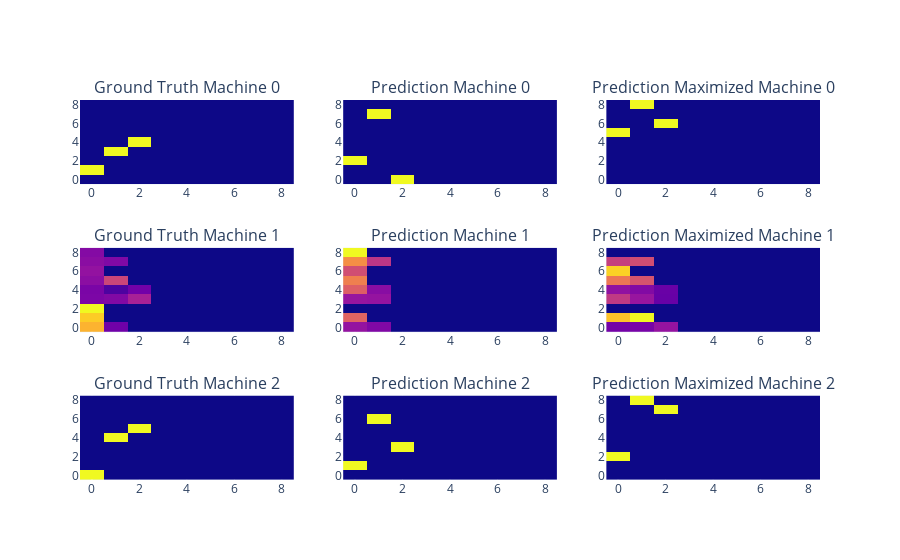

Notebook source saved alongside this figure:
### Code cell
x, true = next(data_test)

output = iterative_optimize(optimizer=None,
                            model=model,
                            x=x,
                            y_true=y_true,
                            data_properties=data_properties,
                            training=False)
total_loss, grads, y_pred, m, [jq_emb, ms_emb], attn = output

high_level_titles = ['Ground Truth', 'Prediction', 'Prediction Maximized']
titles = [high_level_titles[i]+' Machine '+str(m) for m in range(3) for i in range(3)]

fig = make_subplots(rows=3, cols=3, subplot_titles=(titles))

for i, y in enumerate([y_true, y_pred, y_pred_max]):
    for m in range(3):
        fig.add_trace(
            go.Heatmap(
                z=y[0][m],
                x=np.arange(8, -1),
                y=np.arange(8, -1),
                showscale=False
            ),
            row=i+1, col=m+1
        )
fig.show()

### Figure 1 — Plotly figure (JSON) as saved in the notebook; plotly's stock layout.template omitted (floating-point values rounded to 4 significant figures)
{"data": [{"showscale": false, "type": "heatmap", "x": [], "xaxis": "x", "y": [], "yaxis": "y", "z": [[0, 0, 0, 0, 0, 0, 0, 0, 0], [1, 0, 0, 0, 0, 0, 0, 0, 0], [0, 0, 0, 0, 0, 0, 0, 0, 0], [0, 1, 0, 0, 0, 0, 0, 0, 0], [0, 0, 1, 0, 0, 0, 0, 0, 0], [0, 0, 0, 0, 0, 0, 0, 0, 0], [0, 0, 0, 0, 0, 0, 0, 0, 0], [0, 0, 0, 0, 0, 0, 0, 0, 0], [0, 0, 0, 0, 0, 0, 0, 0, 0]]}, {"showscale": false, "type": "heatmap", "x": [], "xaxis": "x2", "y": [], "yaxis": "y2", "z": [[0, 0, 1, 0, 0, 0, 0, 0, 0], [0, 0, 0, 0, 0, 0, 0, 0, 0], [1, 0, 0, 0, 0, 0, 0, 0, 0], [0, 0, 0, 0, 0, 0, 0, 0, 0], [0, 0, 0, 0, 0, 0, 0, 0, 0], [0, 0, 0, 0, 0, 0, 0, 0, 0], [0, 0, 0, 0, 0, 0, 0, 0, 0], [0, 1, 0, 0, 0, 0, 0, 0, 0], [0, 0, 0, 0, 0, 0, 0, 0, 0]]}, {"showscale": false, "type": "heatmap", "x": [], "xaxis": "x3", "y": [], "yaxis": "y3", "z": [[0, 0, 0, 0, 0, 0, 0, 0, 0], [0, 0, 0, 0, 0, 0, 0, 0, 0], [0, 0, 0, 0, 0, 0, 0, 0, 0], [0, 0, 0, 0, 0, 0, 0, 0, 0], [0, 0, 0, 0, 0, 0, 0, 0, 0], [1, 0, 0, 0, 0, 0, 0, 0, 0], [0, 0, 1, 0, 0, 0, 0, 0, 0], [0, 0, 0, 0, 0, 0, 0, 0, 0], [0, 1, 0, 0, 0, 0, 0, 0, 0]]}, {"showscale": false, "type": "heatmap", "x": [], "xaxis": "x4", "y": [], "yaxis": "y4", "z": [[0.1901, 0.04949, 0, 0, 0, 0, 0, 0, 0], [0.2046, 0, 0, 0, 0, 0, 0, 0, 0], [0.2289, 0, 0, 0, 0, 0, 0, 0, 0], [0.05711, 0.05995, 0.0844, 0, 0, 0, 0, 0, 0], [0.05567, 0.02942, 0.05098, 0, 0, 0, 0, 0, 0], [0.06596, 0.1138, 0, 0, 0, 0, 0, 0, 0], [0.0709, 0, 0, 0, 0, 0, 0, 0, 0], [0.06514, 0.05962, 0, 0, 0, 0, 0, 0, 0], [0.06162, 0, 0, 0, 0, 0, 0, 0, 0]]}, {"showscale": false, "type": "heatmap", "x": [], "xaxis": "x5", "y": [], "yaxis": "y5", "z": [[0.0561, 0.0465, 0, 0, 0, 0, 0, 0, 0], [0.107, 0, 0, 0, 0, 0, 0, 0, 0], [0, 0, 0, 0, 0, 0, 0, 0, 0], [0.05747, 0.05627, 0, 0, 0, 0, 0, 0, 0], [0.1039, 0.05037, 0, 0, 0, 0, 0, 0, 0], [0.1226, 0, 0, 0, 0, 0, 0, 0, 0], [0.09385, 0, 0, 0, 0, 0, 0, 0, 0], [0.1302, 0.07927, 0, 0, 0, 0, 0, 0, 0], [0.1791, 0, 0, 0, 0, 0, 0, 0, 0]]}, {"showscale": false, "type": "heatmap", "x": [], "xaxis": "x6", "y": [], "yaxis": "y6", "z": [[0.0369, 0.03862, 0.05108, 0, 0, 0, 0, 0, 0], [0.1404, 0.1619, 0, 0, 0, 0, 0, 0, 0], [0, 0, 0, 0, 0, 0, 0, 0, 0], [0.07336, 0.05236, 0.03164, 0, 0, 0, 0, 0, 0], [0.04866, 0.04303, 0.03212, 0, 0, 0, 0, 0, 0], [0.1069, 0.08807, 0, 0, 0, 0, 0, 0, 0], [0.147, 0, 0, 0, 0, 0, 0, 0, 0], [0.07704, 0.08452, 0, 0, 0, 0, 0, 0, 0], [0, 0, 0, 0, 0, 0, 0, 0, 0]]}, {"showscale": false, "type": "heatmap", "x": [], "xaxis": "x7", "y": [], "yaxis": "y7", "z": [[1, 0, 0, 0, 0, 0, 0, 0, 0], [0, 0, 0, 0, 0, 0, 0, 0, 0], [0, 0, 0, 0, 0, 0, 0, 0, 0], [0, 0, 0, 0, 0, 0, 0, 0, 0], [0, 1, 0, 0, 0, 0, 0, 0, 0], [0, 0, 1, 0, 0, 0, 0, 0, 0], [0, 0, 0, 0, 0, 0, 0, 0, 0], [0, 0, 0, 0, 0, 0, 0, 0, 0], [0, 0, 0, 0, 0, 0, 0, 0, 0]]}, {"showscale": false, "type": "heatmap", "x": [], "xaxis": "x8", "y": [], "yaxis": "y8", "z": [[0, 0, 0, 0, 0, 0, 0, 0, 0], [1, 0, 0, 0, 0, 0, 0, 0, 0], [0, 0, 0, 0, 0, 0, 0, 0, 0], [0, 0, 1, 0, 0, 0, 0, 0, 0], [0, 0, 0, 0, 0, 0, 0, 0, 0], [0, 0, 0, 0, 0, 0, 0, 0, 0], [0, 1, 0, 0, 0, 0, 0, 0, 0], [0, 0, 0, 0, 0, 0, 0, 0, 0], [0, 0, 0, 0, 0, 0, 0, 0, 0]]}, {"showscale": false, "type": "heatmap", "x": [], "xaxis": "x9", "y": [], "yaxis": "y9", "z": [[0, 0, 0, 0, 0, 0, 0, 0, 0], [0, 0, 0, 0, 0, 0, 0, 0, 0], [1, 0, 0, 0, 0, 0, 0, 0, 0], [0, 0, 0, 0, 0, 0, 0, 0, 0], [0, 0, 0, 0, 0, 0, 0, 0, 0], [0, 0, 0, 0, 0, 0, 0, 0, 0], [0, 0, 0, 0, 0, 0, 0, 0, 0], [0, 0, 1, 0, 0, 0, 0, 0, 0], [0, 1, 0, 0, 0, 0, 0, 0, 0]]}], "layout": {"annotations": [{"font": {"size": 16}, "showarrow": false, "text": "Ground Truth Machine 0", "x": 0.1444, "xanchor": "center", "xref": "paper", "y": 1, "yanchor": "bottom", "yref": "paper"}, {"font": {"size": 16}, "showarrow": false, "text": "Prediction Machine 0", "x": 0.5, "xanchor": "center", "xref": "paper", "y": 1, "yanchor": "bottom", "yref": "paper"}, {"font": {"size": 16}, "showarrow": false, "text": "Prediction Maximized Machine 0", "x": 0.8556, "xanchor": "center", "xref": "paper", "y": 1, "yanchor": "bottom", "yref": "paper"}, {"font": {"size": 16}, "showarrow": false, "text": "Ground Truth Machine 1", "x": 0.1444, "xanchor": "center", "xref": "paper", "y": 0.6111, "yanchor": "bottom", "yref": "paper"}, {"font": {"size": 16}, "showarrow": false, "text": "Prediction Machine 1", "x": 0.5, "xanchor": "center", "xref": "paper", "y": 0.6111, "yanchor": "bottom", "yref": "paper"}, {"font": {"size": 16}, "showarrow": false, "text": "Prediction Maximized Machine 1", "x": 0.8556, "xanchor": "center", "xref": "paper", "y": 0.6111, "yanchor": "bottom", "yref": "paper"}, {"font": {"size": 16}, "showarrow": false, "text": "Ground Truth Machine 2", "x": 0.1444, "xanchor": "center", "xref": "paper", "y": 0.2222, "yanchor": "bottom", "yref": "paper"}, {"font": {"size": 16}, "showarrow": false, "text": "Prediction Machine 2", "x": 0.5, "xanchor": "center", "xref": "paper", "y": 0.2222, "yanchor": "bottom", "yref": "paper"}, {"font": {"size": 16}, "showarrow": false, "text": "Prediction Maximized Machine 2", "x": 0.8556, "xanchor": "center", "xref": "paper", "y": 0.2222, "yanchor": "bottom", "yref": "paper"}], "autosize": true, "xaxis": {"anchor": "y", "autorange": true, "domain": [0, 0.2889], "range": [-0.5, 8.5]}, "xaxis2": {"anchor": "y2", "autorange": true, "domain": [0.3556, 0.6444], "range": [-0.5, 8.5]}, "xaxis3": {"anchor": "y3", "autorange": true, "domain": [0.7111, 1], "range": [-0.5, 8.5]}, "xaxis4": {"anchor": "y4", "autorange": true, "domain": [0, 0.2889], "range": [-0.5, 8.5]}, "xaxis5": {"anchor": "y5", "autorange": true, "domain": [0.3556, 0.6444], "range": [-0.5, 8.5]}, "xaxis6": {"anchor": "y6", "autorange": true, "domain": [0.7111, 1], "range": [-0.5, 8.5]}, "xaxis7": {"anchor": "y7", "autorange": true, "domain": [0, 0.2889], "range": [-0.5, 8.5]}, "xaxis8": {"anchor": "y8", "autorange": true, "domain": [0.3556, 0.6444], "range": [-0.5, 8.5]}, "xaxis9": {"anchor": "y9", "autorange": true, "domain": [0.7111, 1], "range": [-0.5, 8.5]}, "yaxis": {"anchor": "x", "autorange": true, "domain": [0.7778, 1], "range": [-0.5, 8.5]}, "yaxis2": {"anchor": "x2", "autorange": true, "domain": [0.7778, 1], "range": [-0.5, 8.5]}, "yaxis3": {"anchor": "x3", "autorange": true, "domain": [0.7778, 1], "range": [-0.5, 8.5]}, "yaxis4": {"anchor": "x4", "autorange": true, "domain": [0.3889, 0.6111], "range": [-0.5, 8.5]}, "yaxis5": {"anchor": "x5", "autorange": true, "domain": [0.3889, 0.6111], "range": [-0.5, 8.5]}, "yaxis6": {"anchor": "x6", "autorange": true, "domain": [0.3889, 0.6111], "range": [-0.5, 8.5]}, "yaxis7": {"anchor": "x7", "autorange": true, "domain": [0, 0.2222], "range": [-0.5, 8.5]}, "yaxis8": {"anchor": "x8", "autorange": true, "domain": [0, 0.2222], "range": [-0.5, 8.5]}, "yaxis9": {"anchor": "x9", "autorange": true, "domain": [0, 0.2222], "range": [-0.5, 8.5]}}}
